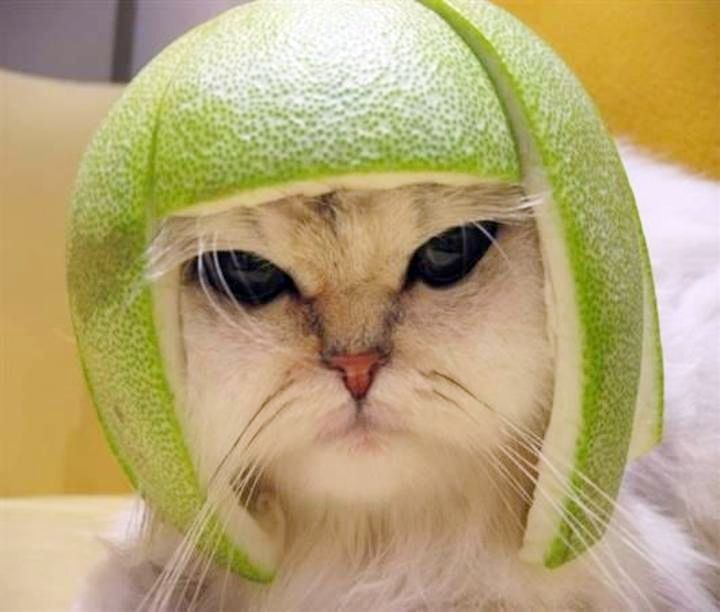
#> input picture 1. manage-dependencies/img/watermelon-cat.jpg, 720 x 612 px
$ python pil_example.py
#> lines starting #> are read from the running program, lines starting #| are printed output that depends on the picture; after the words box and inside, x2 and y2 are one past the last pixel; in counts of white or black regions, pixels touching at a corner belong together
from PIL import Image


def main():
    # Load the image
    im = Image.open('img/watermelon-cat.jpg')
#> im is the input picture: PIL image 720x612 RGB; mean R, G, B 181.5, 163.9, 117.9

    # Take a look at Pillow docs to learn how to work with Images
    # docs: https://pillow.readthedocs.io/en/stable/reference/Image.html
    im = im.convert('1')
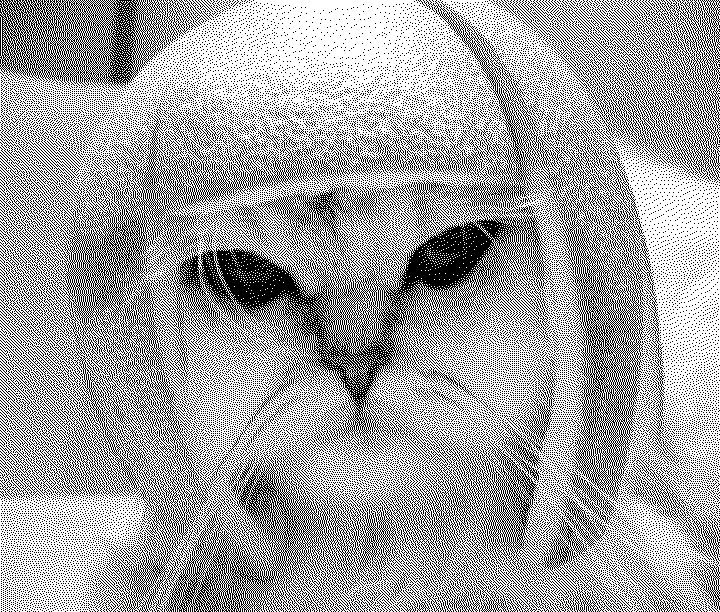
#> im: PIL image 720x612 1; 64.1% white; black in thin lines or dots

    # We can also rotate the image
    im = im.rotate(-90)
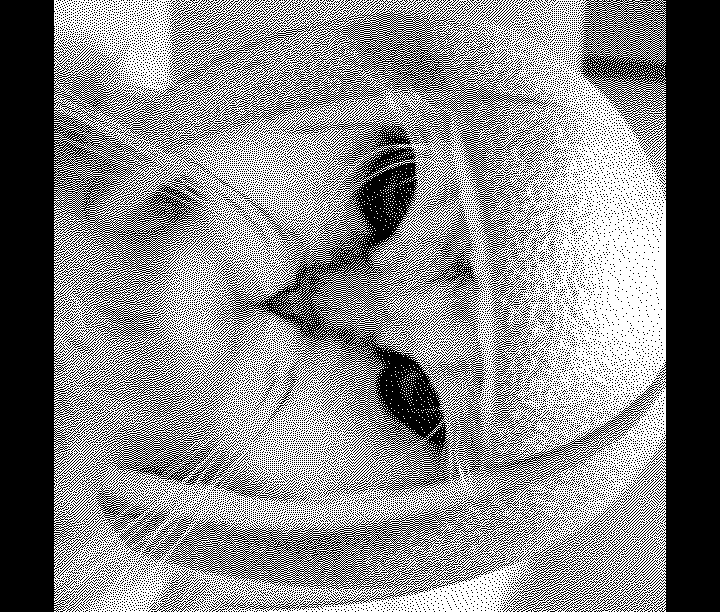
#> im: PIL image 720x612 1; 53.6% white; 14950 black regions (14891 under 20 px), largest, box (x1, y1, x2, y2) and area: (0, 0, 720, 612) 175517, (212, 592, 378, 612) 611, (154, 570, 212, 612) 523

    im.show()


if __name__ == "__main__":
    main()
